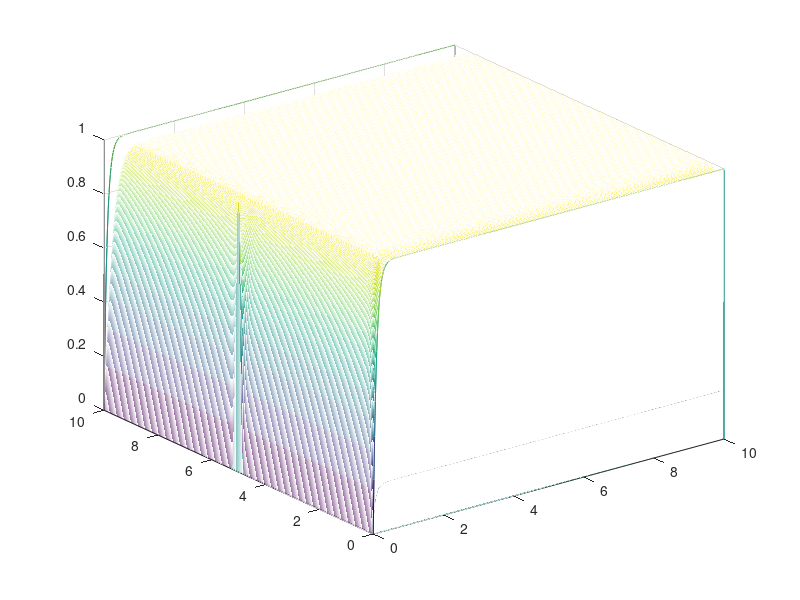

This figure's MATLAB source:
%Solve pde (1) by finite difference
clear
delta_t=0.02;
delta_x=0.02;
lamb=delta_t/(delta_x)^2;
e=0.1;
r=1/e;
L=10;
T=10;
A=[];%Stiffness matrix A
U=[];%Solution matrix U
%build up the initial condition vector;
U_0=[];
for j=1:1:(L/delta_x)-1
    U_0=[U_0;exp((-L^2)*(j*(delta_x)-(L/2))^2)];
end
%Set the starting solution
U=U_0;
U_boundary=[exp(-(L^4)/4);U_0;exp(-(L^4)/4)];%set boundary
%Assembly the stiffness matrix A
for j=1:1:(L/delta_x)-1
    C=[];%a row vector
    for n=1:1:(T/delta_t)-1
        if n==j-1%assign element
            C=[C,-e*lamb];
        elseif n==j%assign element
            C=[C,1+2*e*lamb+delta_t*r];
        elseif n==j+1%assign element
            C=[C,-e*lamb];
        else%assign element
            C=[C,0];
        end
    end%assign row
    A=[A;C];
end

for n=1:1:(T/delta_t)
    %Calculate the solution
    U_temp=A\(U(:,n)+(delta_t*r));
    %Use Euler method to approximate the boundary.
    U_temp_boundary=[U_boundary(1,n)+delta_t*r*(1-U_boundary(1,n));U_temp;U_boundary(1,n)+delta_t*r*(1-U_boundary(1,n))];%add boundary condition
    U=[U,U_temp];
    U_boundary=[U_boundary, U_temp_boundary];%The matrix after assembly the boundary conditions
end
waterfall(0:delta_x:L,0:delta_t:T,U_boundary);
    